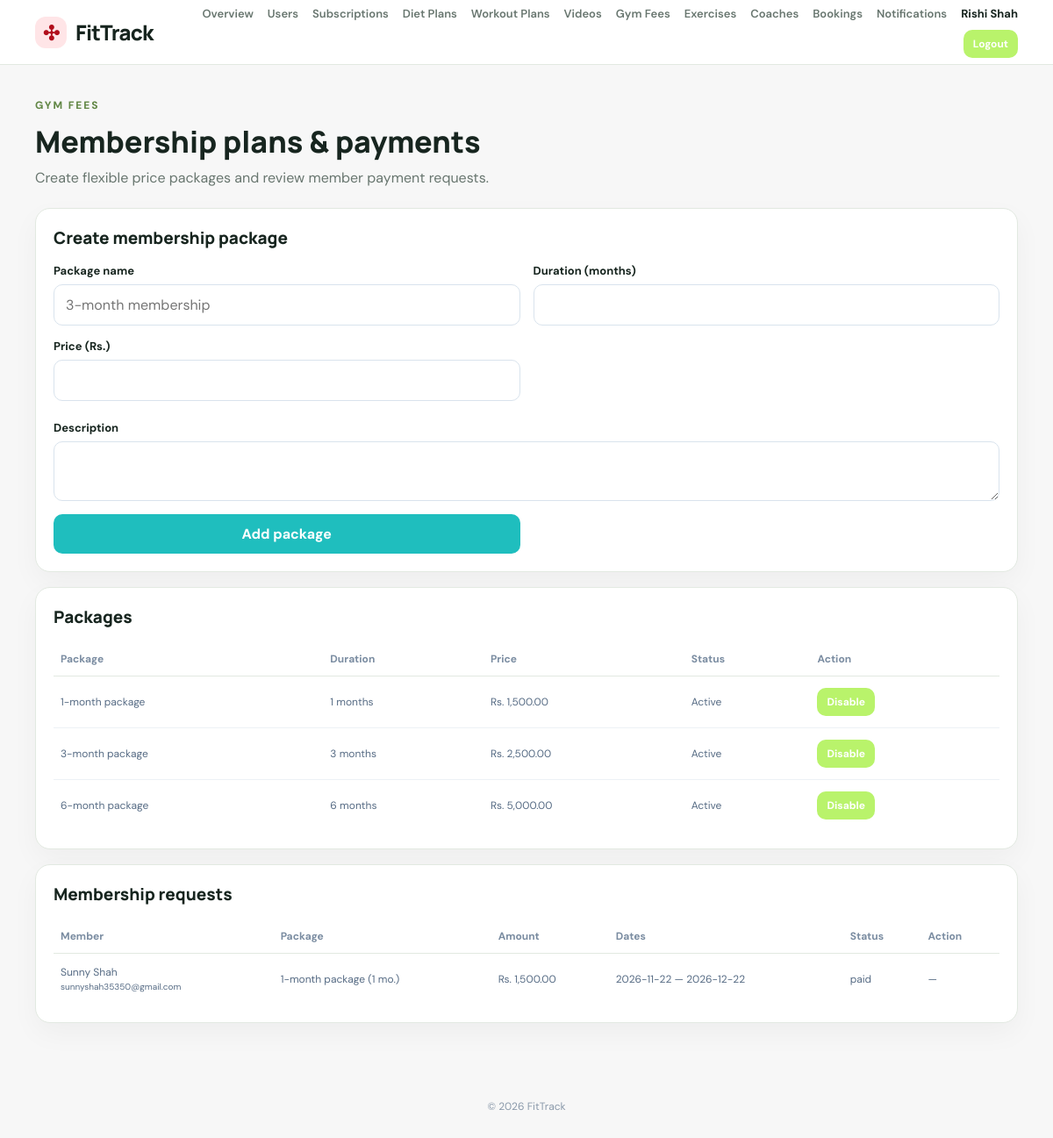
/admin/gym-memberships.php (signed in), run on an earlier commit of the app's database.
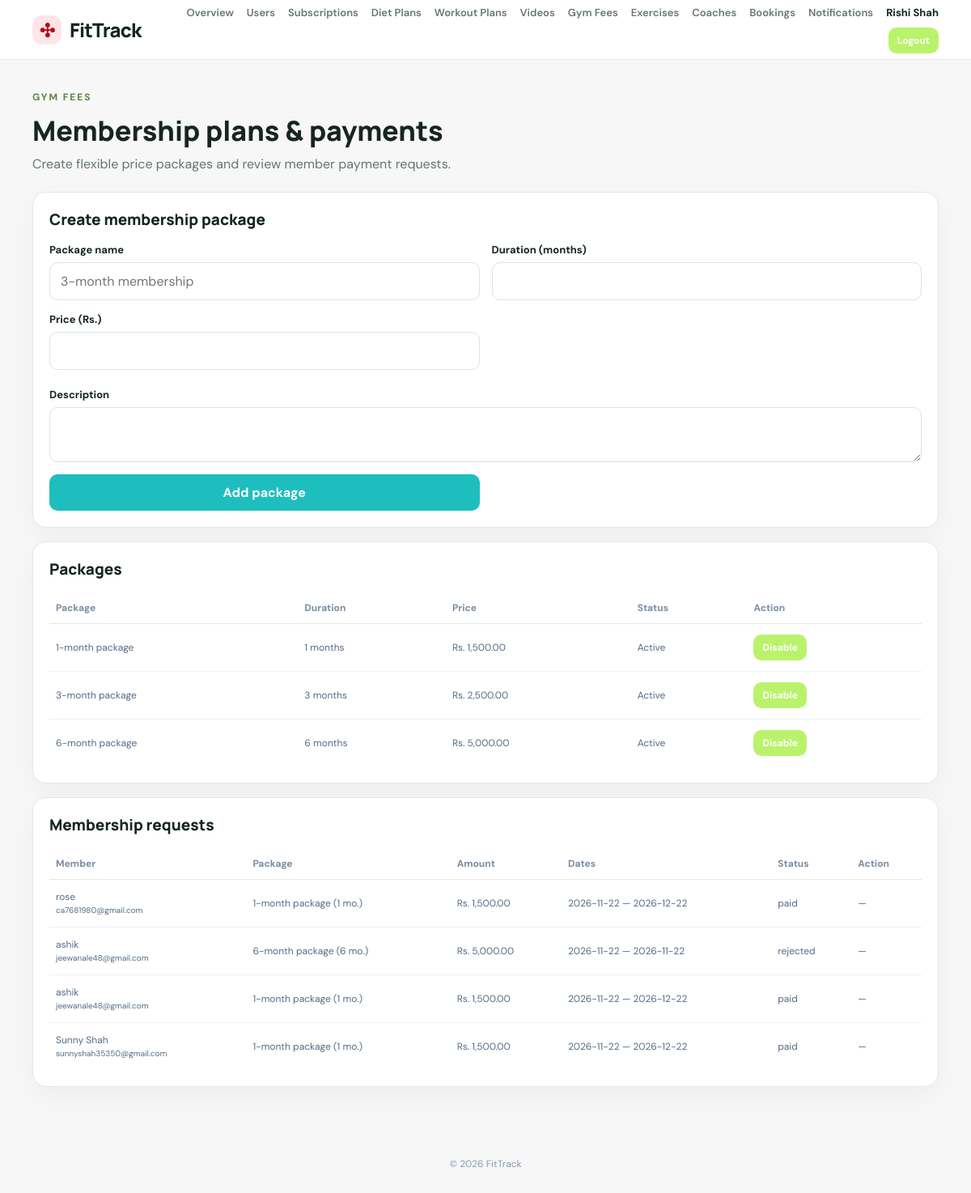
And on a later commit of the database.
### tables this page shows
CREATE TABLE `gym_membership_plans` (
  `id` int(11) NOT NULL,
  `name` varchar(100) NOT NULL,
  `duration_months` int(11) NOT NULL,
  `price` decimal(10,2) NOT NULL,
  `description` text DEFAULT NULL,
  `status` enum('active','inactive') DEFAULT 'active',
  `created_at` timestamp NOT NULL DEFAULT current_timestamp(),
  `is_active` tinyint(1) NOT NULL DEFAULT 1
);

CREATE TABLE `gym_memberships` (
  `id` bigint(20) UNSIGNED NOT NULL,
  `user_id` bigint(20) UNSIGNED NOT NULL,
  `plan_id` int(11) NOT NULL,
  `start_date` date NOT NULL,
  `end_date` date NOT NULL,
  `amount` decimal(10,2) NOT NULL,
  `payment_status` enum('pending','paid','rejected') NOT NULL DEFAULT 'pending',
  `status` enum('pending','active','expired','rejected') NOT NULL DEFAULT 'pending',
  `created_at` timestamp NOT NULL DEFAULT current_timestamp()
);

CREATE TABLE `users` (
  `id` bigint(20) UNSIGNED NOT NULL,
  `name` varchar(100) NOT NULL,
  `email` varchar(190) NOT NULL,
  `password_hash` varchar(255) NOT NULL,
  `role` enum('user','admin') NOT NULL DEFAULT 'user',
  `age` tinyint(3) UNSIGNED DEFAULT NULL,
  `gender` enum('male','female','other','prefer_not_to_say') DEFAULT NULL,
  `height_cm` decimal(5,2) DEFAULT NULL,
  `weight_kg` decimal(6,2) DEFAULT NULL,
  `fitness_level` enum('beginner','intermediate','advanced','expert') NOT NULL DEFAULT 'beginner',
  `fitness_goal` varchar(40) DEFAULT 'general_fitness',
  `dietary_preference` varchar(40) DEFAULT 'no_preference',
  `food_allergies` varchar(500) DEFAULT NULL,
  `available_days` text DEFAULT NULL,
  `subscription_plan` enum('monthly','quarterly','yearly') DEFAULT NULL,
  `subscription_status` enum('normal','pending','active','expired') NOT NULL DEFAULT 'normal',
  `subscription_expires_at` date DEFAULT NULL,
  `created_at` timestamp NOT NULL DEFAULT current_timestamp(),
  `updated_at` timestamp NOT NULL DEFAULT current_timestamp() ON UPDATE current_timestamp()
);

### includes/init.php (called while the page is built, shortened)
<?php
function e(mixed $value): string
{
    return htmlspecialchars((string) $value, ENT_QUOTES, 'UTF-8');
}

### admin/gym-memberships.php (the view, shortened to what the rows shown need)
<?php
require_once __DIR__ . '/../includes/auth.php';
$plans = $pdo->query(
    'SELECT *
     FROM gym_membership_plans
     ORDER BY duration_months, price'
)->fetchAll();
$members = $pdo->query(
    'SELECT
        m.*,
        u.name AS user_name,
        u.email,
        p.name AS plan_name,
        p.duration_months
     FROM gym_memberships m
     JOIN users u ON u.id = m.user_id
     JOIN gym_membership_plans p ON p.id = m.plan_id
     ORDER BY m.created_at DESC'
)->fetchAll();
require __DIR__ . '/../includes/header.php';
?>
<section class="page-heading">
    <div>
        <h1>Membership plans & payments</h1>
    </div>
</section>
<section class="panel">
    <h2>Create membership package</h2>
</section>
<section class="panel">
    <h2>Packages</h2>
    <?php if (!$plans): ?>
        <p>
            Add your first membership package.
        </p>
    <?php else: ?>
        <div class="table-wrap">
            <table>
                <thead>
                    <tr>
                        <th>Package</th>
                        <th>Duration</th>
                        <th>Price</th>
                        <th>Status</th>
                        <th>Action</th>
                    </tr>
                </thead>
                <tbody>
                    <?php foreach ($plans as $p): ?>
                        <tr>
                            <td>
                                <?= e($p['name']) ?>
                            </td>
                            <td>
                                <?= $p['duration_months'] ?> months
                            </td>
                            <td>
                                Rs.
                                <?= number_format(
                                    (float) $p['price'],
                                    2
                                ) ?>
                            </td>
                            <td>
                                <?= $p['is_active'] ? 'Active' : 'Disabled' ?>
                            </td>
                            <td>
                                <form method="post">
                                    <button
                                        class="btn btn-small"
                                        type="submit"
                                    >
                                        <?= $p['is_active']
                                            ? 'Disable'
                                            : 'Enable' ?>
                                    </button>
                                </form>
                            </td>
                        </tr>
                    <?php endforeach; ?>
                </tbody>
            </table>
        </div>
    <?php endif; ?>
</section>
<section class="panel">
    <h2>Membership requests</h2>
    <?php if (!$members): ?>
        <p>
            No membership requests yet.
        </p>
    <?php else: ?>
        <div class="table-wrap">
            <table>
                <thead>
                    <tr>
                        <th>Member</th>
                        <th>Package</th>
                        <th>Amount</th>
                        <th>Dates</th>
                        <th>Status</th>
                        <th>Action</th>
                    </tr>
                </thead>
                <tbody>
                    <?php foreach ($members as $m): ?>
                        <tr>
                            <td>
                                <?= e($m['user_name']) ?>
                                <br>
                                <small>
                                    <?= e($m['email']) ?>
                                </small>
                            </td>
                            <td>
                                <?= e($m['plan_name']) ?>
                                (<?= $m['duration_months'] ?> mo.)
                            </td>
                            <td>
                                Rs.
                                <?= number_format(
                                    (float) $m['amount'],
                                    2
                                ) ?>
                            </td>
                            <td>
                                <?= e($m['start_date']) ?>
                                —
                                <?= e($m['end_date']) ?>
                            </td>
                            <td>
                                <?= e($m['payment_status']) ?>
                            </td>
                            <td>
                                <?php if ($m['payment_status'] === 'pending'): ?>
                                    <form
                                        method="post"
                                        class="inline-form"
                                    >
                                        <input
                                            type="hidden"
                                            name="csrf_token"
                                            value="<?= e(csrfToken()) ?>"
                                        >
                                        <input
                                            type="hidden"
                                            name="action"
                                            value="membership"
                                        >
                                        <input
                                            type="hidden"
                                            name="id"
                                            value="<?= $m['id'] ?>"
                                        >
                                        <button
                                            class="btn btn-small"
                                            name="status"
                                            value="paid"
                                        >
                                            Confirm paid
                                        </button>
                                        <button
                                            class="btn btn-small"
                                            name="status"
                                            value="rejected"
                                        >
                                            Reject
                                        </button>
                                    </form>
                                <?php else: ?>
                                    —
                                <?php endif; ?>
                            </td>
                        </tr>
                    <?php endforeach; ?>
                </tbody>
            </table>
        </div>
    <?php endif; ?>
</section>
<?php require __DIR__ . '/../includes/footer.php'; ?>

What changed in the data, as far as the page shows it:
added gym_memberships: user.name "rose", user.email "ca7681980@gmail.com", plan.name "1-month package", plan.duration_months "1", amount "1,500.00", start_date "2026-11-22", end_date "2026-12-22", payment_status "paid"
added gym_memberships: user.name "ashik", user.email "jeewanale48@gmail.com", plan.name "6-month package", plan.duration_months "6", amount "5,000.00", start_date "2026-11-22", end_date "2026-11-22", payment_status "rejected"
added gym_memberships: user.name "ashik", user.email "jeewanale48@gmail.com", plan.name "1-month package", plan.duration_months "1", amount "1,500.00", start_date "2026-11-22", end_date "2026-12-22", payment_status "paid"
